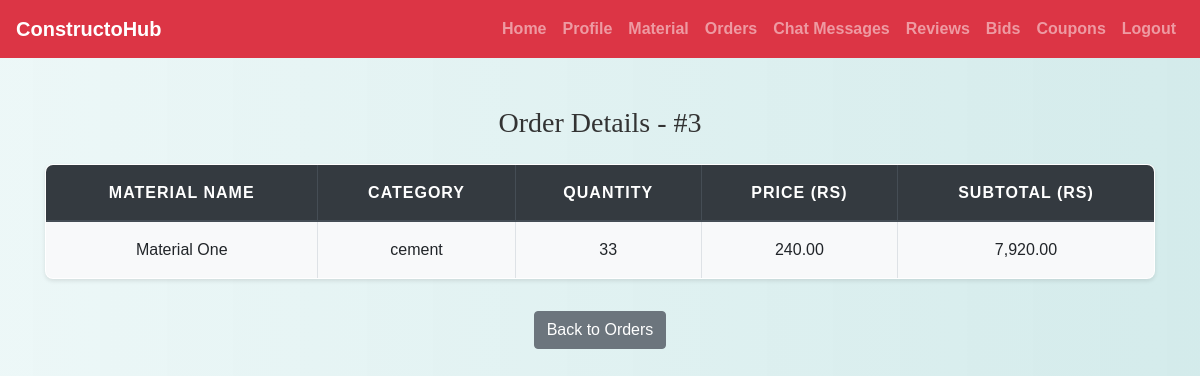
Screenshot of /wholesaler/order_details.php?order_id=3 (signed in) with the database file from the repository.
### tables this page shows
CREATE TABLE `order_items` (
  `order_item_id` int(11) NOT NULL,
  `order_id` int(11) NOT NULL,
  `material_id` int(11) NOT NULL,
  `quantity` int(11) NOT NULL,
  `price` decimal(10,2) NOT NULL,
  `subtotal` decimal(10,2) NOT NULL
);

CREATE TABLE `materials` (
  `material_id` int(11) NOT NULL,
  `supplier_id` int(11) DEFAULT NULL,
  `name` varchar(100) NOT NULL,
  `category` enum('cement','bricks','steel','wood','tiles','sand','gravel','concrete','glass','plumbing','electrical','paint','roofing','insulation','other') DEFAULT 'other',
  `description` text DEFAULT NULL,
  `wholesale_price` decimal(10,2) NOT NULL,
  `retail_price` decimal(10,2) NOT NULL,
  `stock_quantity` int(11) DEFAULT 0,
  `low_stock_threshold` int(11) DEFAULT 10,
  `unit_of_measure` enum('kg','ton','piece','square_meter','cubic_meter','liter','meter','bundle','other') DEFAULT 'other',
  `min_order_quantity` int(11) DEFAULT 1,
  `bulk_discount_percentage` decimal(5,2) DEFAULT 0.00,
  `image` varchar(255) DEFAULT NULL,
  `status` enum('active','inactive') DEFAULT 'active',
  `created_at` timestamp NOT NULL DEFAULT current_timestamp(),
  `updated_at` timestamp NOT NULL DEFAULT current_timestamp() ON UPDATE current_timestamp(),
  `supplier_notes` text DEFAULT NULL
);

### wholesaler/order_details.php (the view, shortened to what this page needs)
<?php
include('config.php');
$order_id = intval($_GET['order_id']);
$sql = "
    SELECT m.name, m.category, oi.quantity, oi.price, oi.subtotal
    FROM order_items oi
    JOIN materials m ON oi.material_id = m.material_id
    WHERE oi.order_id = ?
";
$stmt = mysqli_prepare($conn, $sql);
mysqli_stmt_bind_param($stmt, "i", $order_id);
mysqli_stmt_execute($stmt);
$result = mysqli_stmt_get_result($stmt);
?>
<!DOCTYPE html>
<html lang="en">
<head>
    <link rel="stylesheet" href="https://maxcdn.bootstrapcdn.com/bootstrap/4.5.2/css/bootstrap.min.css">
    <link rel="stylesheet" href="../css/style.css">
</head>
<body>
<?php include('navbar.php'); ?>
<div class="container mt-5">
    <h3 class="mb-4 text-center">Order Details - #<?php echo $order_id; ?></h3>
    <table class="table table-bordered text-center">
        <thead class="thead-dark">
            <tr>
                <th>Material Name</th>
                <th>Category</th>
                <th>Quantity</th>
                <th>Price (Rs)</th>
                <th>Subtotal (Rs)</th>
            </tr>
        </thead>
        <tbody>
            <?php while($row = mysqli_fetch_assoc($result)) { ?>
            <tr>
                <td><?php echo htmlspecialchars($row['name']); ?></td>
                <td><?php echo htmlspecialchars($row['category']); ?></td>
                <td><?php echo $row['quantity']; ?></td>
                <td><?php echo number_format($row['price'], 2); ?></td>
                <td><?php echo number_format($row['subtotal'], 2); ?></td>
            </tr>
            <?php } ?>
        </tbody>
    </table>
    <div class="text-center">
        <a href="view_orders.php" class="btn btn-secondary mt-3">Back to Orders</a>
    </div>
</div>
</body>
</html>

### css/style.css (style rules this page uses)
body { background: linear-gradient(90deg, rgba(233, 246, 246, 0.831), rgba(207, 233, 233, 0.9)); font-family: 'Arial', sans-serif; color: #333; line-height: 1.6; }
h1, h2, h3, h4 { text-align: center; margin-top: 30px; margin-bottom: 30px; font-family: 'Georgia', serif; }
.container { margin-bottom: 40px; }
.table { width: 100%; border-collapse: collapse; margin-top: 20px; font-size: 16px; background-color: #ffffff; border-radius: 8px; overflow: hidden; box-shadow: 0 2px 4px rgba(0, 0, 0, 0.1); }
.table th, .table td { padding: 15px; border: 1px solid #dee2e6; text-align: center; }
.table thead th { background-color: #004d4d; color: white; font-weight: bold; text-transform: uppercase; letter-spacing: 1px; }
.table tbody tr:nth-child(odd) { background-color: #f8f9fa; }
a { color: #006666; text-decoration: none; font-weight: bold; }

### rows the page displays
order_items: material.name "Material One", material.category "cement", quantity "33", price "240.00", subtotal "7,920.00"

### other values shown
$order_id "3"
